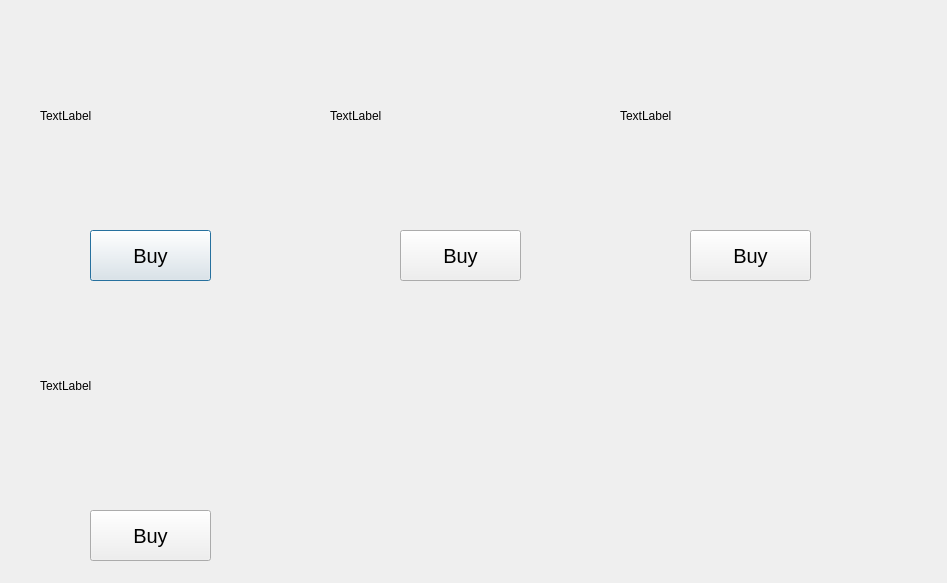
<?xml version="1.0" encoding="UTF-8"?>
<ui version="4.0">
 <class>Shop</class>
 <widget class="QDialog" name="Shop">
  <property name="geometry">
   <rect>
    <x>0</x>
    <y>0</y>
    <width>947</width>
    <height>583</height>
   </rect>
  </property>
  <property name="windowTitle">
   <string>Dialog</string>
  </property>
  <widget class="QPushButton" name="pushButton">
   <property name="geometry">
    <rect>
     <x>90</x>
     <y>230</y>
     <width>121</width>
     <height>51</height>
    </rect>
   </property>
   <property name="font">
    <font>
     <pointsize>15</pointsize>
    </font>
   </property>
   <property name="text">
    <string>Buy</string>
   </property>
  </widget>
  <widget class="QLabel" name="label">
   <property name="geometry">
    <rect>
     <x>40</x>
     <y>20</y>
     <width>261</width>
     <height>191</height>
    </rect>
   </property>
   <property name="text">
    <string>TextLabel</string>
   </property>
  </widget>
  <widget class="QLabel" name="label_2">
   <property name="geometry">
    <rect>
     <x>330</x>
     <y>20</y>
     <width>261</width>
     <height>191</height>
    </rect>
   </property>
   <property name="text">
    <string>TextLabel</string>
   </property>
  </widget>
  <widget class="QLabel" name="label_3">
   <property name="geometry">
    <rect>
     <x>620</x>
     <y>20</y>
     <width>261</width>
     <height>191</height>
    </rect>
   </property>
   <property name="text">
    <string>TextLabel</string>
   </property>
  </widget>
  <widget class="QLabel" name="label_4">
   <property name="geometry">
    <rect>
     <x>40</x>
     <y>290</y>
     <width>261</width>
     <height>191</height>
    </rect>
   </property>
   <property name="text">
    <string>TextLabel</string>
   </property>
  </widget>
  <widget class="QPushButton" name="pushButton_2">
   <property name="geometry">
    <rect>
     <x>400</x>
     <y>230</y>
     <width>121</width>
     <height>51</height>
    </rect>
   </property>
   <property name="font">
    <font>
     <pointsize>15</pointsize>
    </font>
   </property>
   <property name="text">
    <string>Buy</string>
   </property>
  </widget>
  <widget class="QPushButton" name="pushButton_3">
   <property name="geometry">
    <rect>
     <x>690</x>
     <y>230</y>
     <width>121</width>
     <height>51</height>
    </rect>
   </property>
   <property name="font">
    <font>
     <pointsize>15</pointsize>
    </font>
   </property>
   <property name="text">
    <string>Buy</string>
   </property>
  </widget>
  <widget class="QPushButton" name="pushButton_4">
   <property name="geometry">
    <rect>
     <x>90</x>
     <y>510</y>
     <width>121</width>
     <height>51</height>
    </rect>
   </property>
   <property name="font">
    <font>
     <pointsize>15</pointsize>
    </font>
   </property>
   <property name="text">
    <string>Buy</string>
   </property>
  </widget>
 </widget>
 <resources/>
 <connections/>
</ui>
